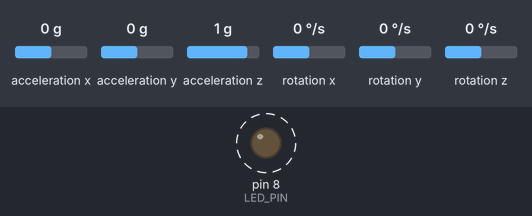
This sketch was run on a simulated Arduino Uno, built with avr-gcc and run on an emulated ATmega328P. Parts: output pins drawn as LEDs (lit = HIGH). Dashed ring = blinking. The inputs (shaded band) are chosen by the test bench; at power-on: acceleration x 0 g, acceleration y 0 g, acceleration z 1 g, rotation x 0 °/s, rotation y 0 °/s, rotation z 0 °/s. What the sketch prints to the serial monitor is not drawn.

Above: at 0.82 s.
1.3 s: acceleration x set to -1.4 g
4.3 s: acceleration y set to 0.8 g
7.3 s: acceleration z set to -1.4 g
10.3 s: rotation x set to 100 °/s
13.3 s: acceleration x set to 0.8 g
Timing chart, 0 to 63.8 s (numbered marks = the images above; inputs shaded):
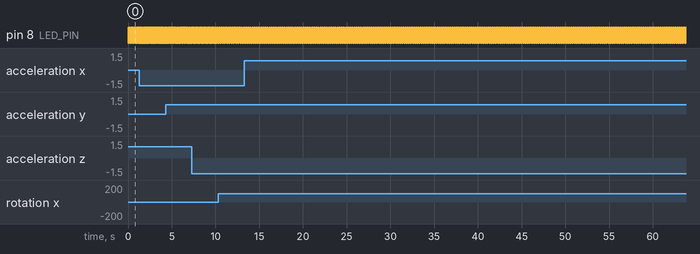

The sketch:

IMUI2CJeffVersionTestmillis160311.ino
```cpp
// I2C device class (I2Cdev) demonstration Arduino sketch for MPU6050 class
// 10/7/2011 by Jeff Rowberg <jeff@rowberg.net>
// Updates should (hopefully) always be available at https://github.com/jrowberg/i2cdevlib
//
// Changelog:
//      2013-05-08 - added multiple output formats
//                 - added seamless Fastwire support
//      2011-10-07 - initial release

/* ============================================
I2Cdev device library code is placed under the MIT license
Copyright (c) 2011 Jeff Rowberg
Permission is hereby granted, free of charge, to any person obtaining a copy
of this software and associated documentation files (the "Software"), to deal
in the Software without restriction, including without limitation the rights
to use, copy, modify, merge, publish, distribute, sublicense, and/or sell
copies of the Software, and to permit persons to whom the Software is
furnished to do so, subject to the following conditions:
The above copyright notice and this permission notice shall be included in
all copies or substantial portions of the Software.
THE SOFTWARE IS PROVIDED "AS IS", WITHOUT WARRANTY OF ANY KIND, EXPRESS OR
IMPLIED, INCLUDING BUT NOT LIMITED TO THE WARRANTIES OF MERCHANTABILITY,
FITNESS FOR A PARTICULAR PURPOSE AND NONINFRINGEMENT. IN NO EVENT SHALL THE
AUTHORS OR COPYRIGHT HOLDERS BE LIABLE FOR ANY CLAIM, DAMAGES OR OTHER
LIABILITY, WHETHER IN AN ACTION OF CONTRACT, TORT OR OTHERWISE, ARISING FROM,
OUT OF OR IN CONNECTION WITH THE SOFTWARE OR THE USE OR OTHER DEALINGS IN
THE SOFTWARE.
===============================================
*/

// I2Cdev and MPU6050 must be installed as libraries, or else the .cpp/.h files
// for both classes must be in the include path of your project
#include "I2Cdev.h"
#include "MPU6050.h"

// Arduino Wire library is required if I2Cdev I2CDEV_ARDUINO_WIRE implementation
// is used in I2Cdev.h
#if I2CDEV_IMPLEMENTATION == I2CDEV_ARDUINO_WIRE
    #include "Wire.h"
#endif

// class default I2C address is 0x68
// specific I2C addresses may be passed as a parameter here
// AD0 low = 0x68 (default for InvenSense evaluation board)
// AD0 high = 0x69
MPU6050 accelgyro;
//MPU6050 accelgyro(0x69); // <-- use for AD0 high

int16_t ax, ay, az;
int16_t gx, gy, gz;


// uncomment "OUTPUT_READABLE_ACCELGYRO" if you want to see a tab-separated
// list of the accel X/Y/Z and then gyro X/Y/Z values in decimal. Easy to read,
// not so easy to parse, and slow(er) over UART.
#define OUTPUT_READABLE_ACCELGYRO

// uncomment "OUTPUT_BINARY_ACCELGYRO" to send all 6 axes of data as 16-bit
// binary, one right after the other. This is very fast (as fast as possible
// without compression or data loss), and easy to parse, but impossible to read
// for a human.
//#define OUTPUT_BINARY_ACCELGYRO


#define LED_PIN 8
bool blinkState = false;

void setup() {
    // join I2C bus (I2Cdev library doesn't do this automatically)
    #if I2CDEV_IMPLEMENTATION == I2CDEV_ARDUINO_WIRE
        Wire.begin();
    #elif I2CDEV_IMPLEMENTATION == I2CDEV_BUILTIN_FASTWIRE
        Fastwire::setup(400, true);
    #endif

    // initialize serial communication
    // (38400 chosen because it works as well at 8MHz as it does at 16MHz, but
    // it's really up to you depending on your project)
    Serial.begin(38400);

    // initialize device
    Serial.println("Initializing I2C devices...");
    accelgyro.initialize();

    // verify connection
    Serial.println("Testing device connections...");
    Serial.println(accelgyro.testConnection() ? "MPU6050 connection successful" : "MPU6050 connection failed");

    // use the code below to change accel/gyro offset values

    Serial.println("Updating internal sensor offsets...");
    // -76  -2359 1688  0 0 0
    Serial.print(accelgyro.getXAccelOffset()); Serial.print("\t"); // -76
    Serial.print(accelgyro.getYAccelOffset()); Serial.print("\t"); // -2359
    Serial.print(accelgyro.getZAccelOffset()); Serial.print("\t"); // 1688
    Serial.print(accelgyro.getXGyroOffset()); Serial.print("\t"); // 0
    Serial.print(accelgyro.getYGyroOffset()); Serial.print("\t"); // 0
    Serial.print(accelgyro.getZGyroOffset()); Serial.print("\t"); // 0
    Serial.print("\n");
    accelgyro.setXGyroOffset(220);
    accelgyro.setYGyroOffset(76);
    accelgyro.setZGyroOffset(-85);
    Serial.print(accelgyro.getXAccelOffset()); Serial.print("\t"); // -76
    Serial.print(accelgyro.getYAccelOffset()); Serial.print("\t"); // -2359
    Serial.print(accelgyro.getZAccelOffset()); Serial.print("\t"); // 1688
    Serial.print(accelgyro.getXGyroOffset()); Serial.print("\t"); // 0
    Serial.print(accelgyro.getYGyroOffset()); Serial.print("\t"); // 0
    Serial.print(accelgyro.getZGyroOffset()); Serial.print("\t"); // 0
    Serial.print("\n");


    // configure Arduino LED for
    pinMode(LED_PIN, OUTPUT);
}

void loop() {
    // read raw accel/gyro measurements from device
    accelgyro.getMotion6(&ax, &ay, &az, &gx, &gy, &gz);

    // these methods (and a few others) are also available
    //accelgyro.getAcceleration(&ax, &ay, &az);
    //accelgyro.getRotation(&gx, &gy, &gz);

    #ifdef OUTPUT_READABLE_ACCELGYRO
        // display tab-separated accel/gyro x/y/z values
        Serial.print("a/g:\t");
        Serial.print(ax); Serial.print(",");Serial.print(micros());Serial.print(",");
        Serial.print(ay); Serial.print(",");Serial.print(micros());Serial.print(",");
        Serial.print(az); Serial.print(",");Serial.print(micros());Serial.print(",");
        Serial.print(gx); Serial.print(",");Serial.print(micros());Serial.print(",");
        Serial.print(gy); Serial.print(",");Serial.print(micros());Serial.print(",");
        Serial.print(gz); Serial.print(",");Serial.println(micros());
    #endif

    #ifdef OUTPUT_BINARY_ACCELGYRO
        Serial.write((uint8_t)(ax >> 8)); Serial.write((uint8_t)(ax & 0xFF));
        Serial.write((uint8_t)(ay >> 8)); Serial.write((uint8_t)(ay & 0xFF));
        Serial.write((uint8_t)(az >> 8)); Serial.write((uint8_t)(az & 0xFF));
        Serial.write((uint8_t)(gx >> 8)); Serial.write((uint8_t)(gx & 0xFF));
        Serial.write((uint8_t)(gy >> 8)); Serial.write((uint8_t)(gy & 0xFF));
        Serial.write((uint8_t)(gz >> 8)); Serial.write((uint8_t)(gz & 0xFF));
    #endif

    // blink LED to indicate activity
    blinkState = !blinkState;
    digitalWrite(LED_PIN, blinkState);
}
```

Measured:
- by itself, pin 8 (LED_PIN): alternates HIGH for 0.02 s and LOW for 0.02 s
